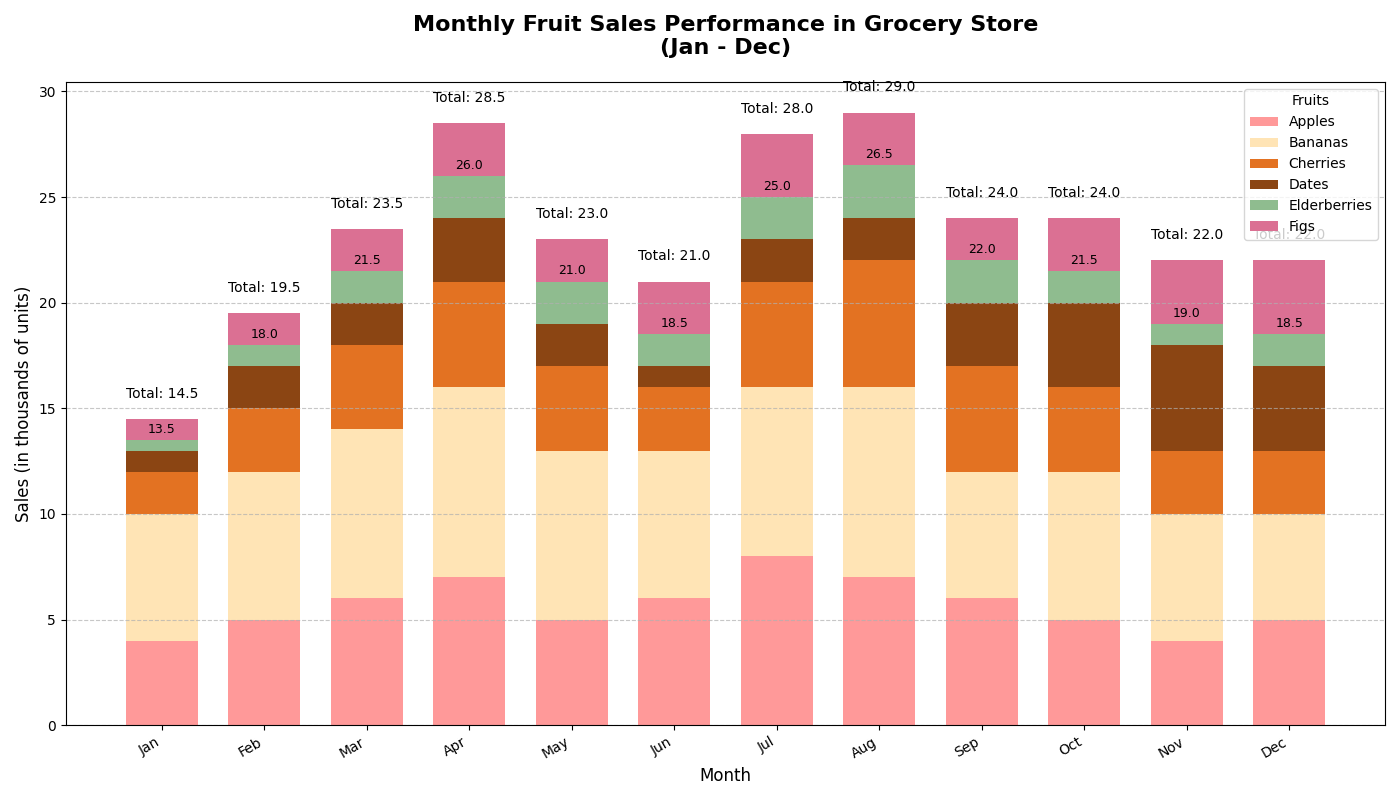

Write the Python code that produced this figure.
import matplotlib.pyplot as plt
import numpy as np

# Backstory: We are visualizing the monthly sales performance of various fruits in a grocery store over one year.

# Define months and fruits
months = np.array(['Jan', 'Feb', 'Mar', 'Apr', 'May', 'Jun', 'Jul', 'Aug', 'Sep', 'Oct', 'Nov', 'Dec'])
fruits = ['Apples', 'Bananas', 'Cherries', 'Dates', 'Elderberries', 'Figs']

# Sales data (in thousands of units)
sales_apples = np.array([4, 5, 6, 7, 5, 6, 8, 7, 6, 5, 4, 5])
sales_bananas = np.array([6, 7, 8, 9, 8, 7, 8, 9, 6, 7, 6, 5])
sales_cherries = np.array([2, 3, 4, 5, 4, 3, 5, 6, 5, 4, 3, 3])
sales_dates = np.array([1, 2, 2, 3, 2, 1, 2, 2, 3, 4, 5, 4])
sales_elderberries = np.array([0.5, 1, 1.5, 2, 2, 1.5, 2, 2.5, 2, 1.5, 1, 1.5])
sales_figs = np.array([1, 1.5, 2, 2.5, 2, 2.5, 3, 2.5, 2, 2.5, 3, 3.5])

# Aggregate data by fruit type
data = np.array([sales_apples, sales_bananas, sales_cherries, sales_dates, sales_elderberries, sales_figs])

# Determine the number of months and fruits
n_months = len(months)
n_fruits = len(fruits)

# Define the positions of the bars
x = np.arange(n_months)
bar_width = 0.7

# Create the main plot
fig, ax = plt.subplots(figsize=(14, 8))

# Plot stacked bars
bottom = np.zeros(n_months)
colors = ['#FF9999', '#FFE4B5', '#E37222', '#8B4513', '#8FBC8F', '#DB7093']
for i, (sales, color) in enumerate(zip(data, colors)):
    bars = ax.bar(x, sales, width=bar_width, color=color, label=fruits[i], bottom=bottom)
    bottom += sales
    
    # Add text labels above the bars for Elderberries (as an example)
    if i == 4:  # Only labeling Elderberries for demonstration
        for bar in bars:
            yval = bar.get_height() + bar.get_y()
            ax.text(bar.get_x() + bar.get_width()/2, yval + 0.2, f'{yval:.1f}', ha='center', va='bottom', fontsize=9, color='black')

# Add labels and title
ax.set_xlabel('Month', fontsize=12)
ax.set_ylabel('Sales (in thousands of units)', fontsize=12)
ax.set_title('Monthly Fruit Sales Performance in Grocery Store\n(Jan - Dec)', fontsize=16, fontweight='bold', pad=20)
ax.set_xticks(x)
ax.set_xticklabels(months)

# Add gridlines for better readability
ax.yaxis.grid(True, linestyle='--', alpha=0.7)

# Rotate x-axis labels for better readability
plt.xticks(rotation=30, ha='right')

# Add a legend
ax.legend(title='Fruits', fontsize=10)

# Highlight total sales for each month
total_sales = data.sum(axis=0)
for idx, total in enumerate(total_sales):
    ax.annotate(f'Total: {total:.1f}', xy=(idx, total + 1), fontsize=10, ha='center', color='black')

# Tight layout for better spacing
plt.tight_layout()

# Display the plot
plt.show()
